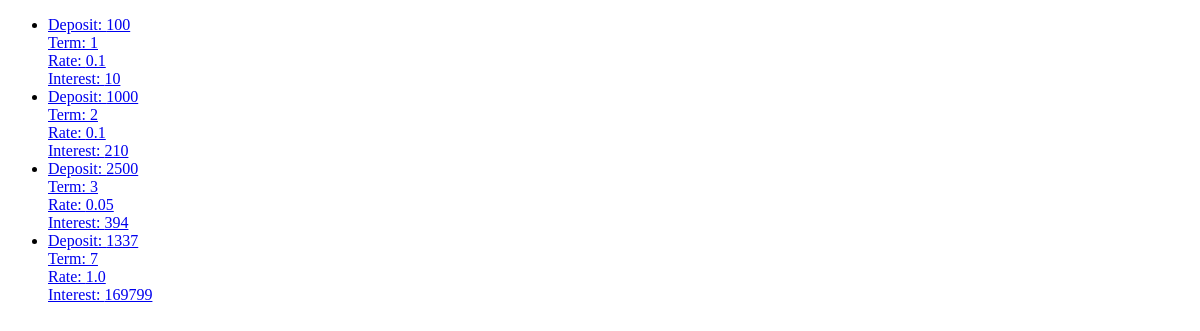
The app's page /, older data.
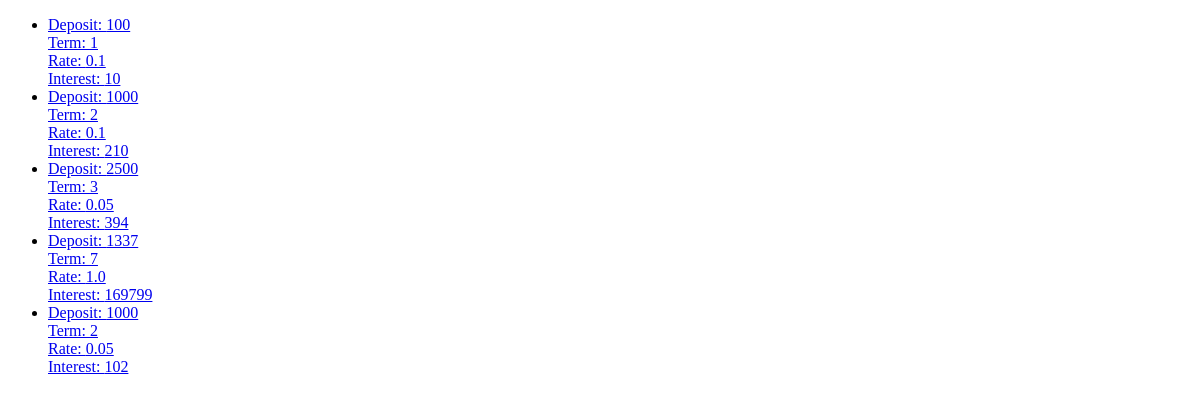
The same page, newer data.
### deposits/models.py (models this page shows)
class Deposit(models.Model):
    deposit = models.IntegerField()
    term = models.IntegerField()
    rate = models.FloatField(max_length=5)
    interest = models.IntegerField()

### deposits/views.py (the view)
# urls.py: path('', deposits.views.DepositListView.as_view(), name='deposit-list'),
class DepositListView(ListView):
    model = Deposit
    template_name = 'index.html'

### deposits/templates/index.html (shortened to what this page needs)
<!DOCTYPE html>
<html lang="en">
<head>
</head>
<body>
    <ul>
        {% for deposit in object_list %}
        <li>
            <a href="{% url 'deposit-detail' pk=deposit.pk %}">
                Deposit: {{ deposit.deposit }} <br>
                Term: {{ deposit.term }} <br>
                Rate: {{ deposit.rate }} <br>
                Interest: {{ deposit.interest }} <br>
            </a>
        </li>
        {% endfor %}
    </ul>
</body>
</html>

Row changes from the older to the newer data that the page shows:
added Deposit: deposit "1000", term "2", rate "0.05", interest "102"
